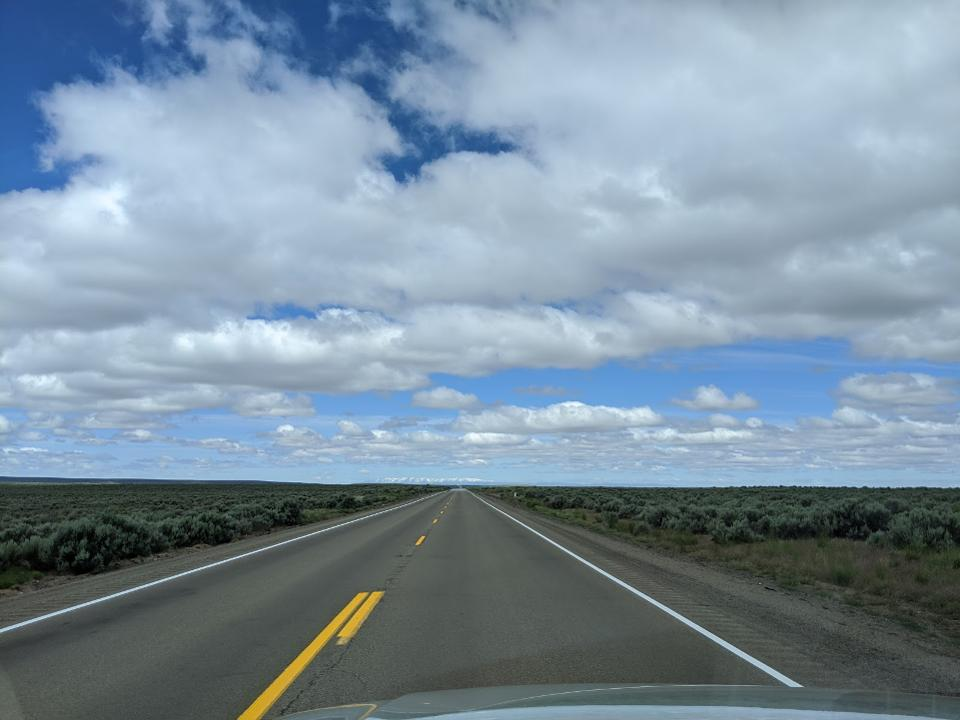
#> input picture test.jpg, 960 x 720 px, given in place of vid4.mp4, which was not available
$ python course.py
#> lines starting #> are read from the running program, lines starting #| are printed output that depends on the picture; after the words box and inside, x2 and y2 are one past the last pixel; in counts of white or black regions, pixels touching at a corner belong together; pictures that were not available may be replaced by others from this repository, and a replacement may not be noted
import cv2
import numpy as np


def make_points(image, line):
    slope, intercept = line
    y1 = int(image.shape[0])  # bottom of the image
    y2 = int(y1 * 3 / 5)  # slightly lower than the middle
    x1 = int((y1 - intercept) / slope)
    x2 = int((y2 - intercept) / slope)
    return [[x1, y1, x2, y2]]


def average_slope_intercept(image, lines):
    left_fit = []
    right_fit = []
    if lines is None:
        return None
    for line in lines:
        for x1, y1, x2, y2 in line:
            fit = np.polyfit((x1, x2), (y1, y2), 1)
            slope = fit[0]
            intercept = fit[1]
            if slope < 0:  # y is reversed in image
                left_fit.append((slope, intercept))
            else:
                right_fit.append((slope, intercept))
    # add more weight to longer lines
    left_fit_average = np.average(left_fit, axis=0)
    right_fit_average = np.average(right_fit, axis=0)
    left_line = make_points(image, left_fit_average)
    right_line = make_points(image, right_fit_average)
    averaged_lines = [left_line, right_line]
    return averaged_lines


def canny(img):
    gray = cv2.cvtColor(img, cv2.COLOR_RGB2GRAY)
    kernel = 5
    blur = cv2.GaussianBlur(gray, (kernel, kernel), 0)
    canny = cv2.Canny(gray, 200, 250)
    return canny


def display_lines(img, lines):
    line_image = np.zeros_like(img)
    if lines is not None:
        for line in lines:
            for x1, y1, x2, y2 in line:
                cv2.line(line_image, (x1, y1), (x2, y2), (255, 0, 0), 10)
    return line_image


def region_of_interest(canny):
    height = canny.shape[0]
    width = canny.shape[1]
    mask = np.zeros_like(canny)

    triangle = np.array([[
        (200, height),
        (550, 250),
        (1100, height), ]], np.int32)

    cv2.fillPoly(mask, triangle, 255)
    masked_image = cv2.bitwise_and(canny, mask)
    return masked_image


# [10 lines of commented-out code are left out]
cap = cv2.VideoCapture("vid4.mp4")
while (cap.isOpened()):
    _, frame = cap.read()
#> frame is the input picture: shape (720, 960, 3); mean B, G, R 158.8, 143.3, 123.8
    frame = cv2.resize(frame, (1280, 720))
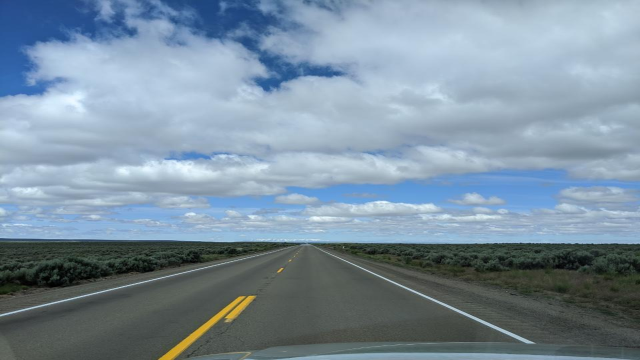
#> frame: shape (720, 1280, 3) (shown at 1/2 size); mean B, G, R 158.8, 143.3, 123.8
    canny_image = canny(frame)
#> in canny, `gray = cv2.cvtColor(img, cv2.COLOR_RGB2GRAY)`:
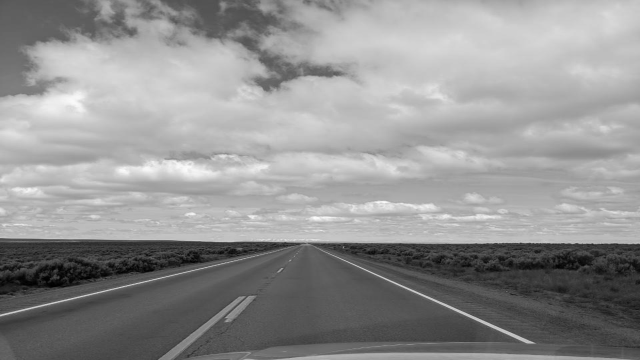
#> gray: shape (720, 1280) (shown at 1/2 size); min 0, max 252, mean 145.7
#> in canny, `canny = cv2.Canny(gray, 200, 250)`:
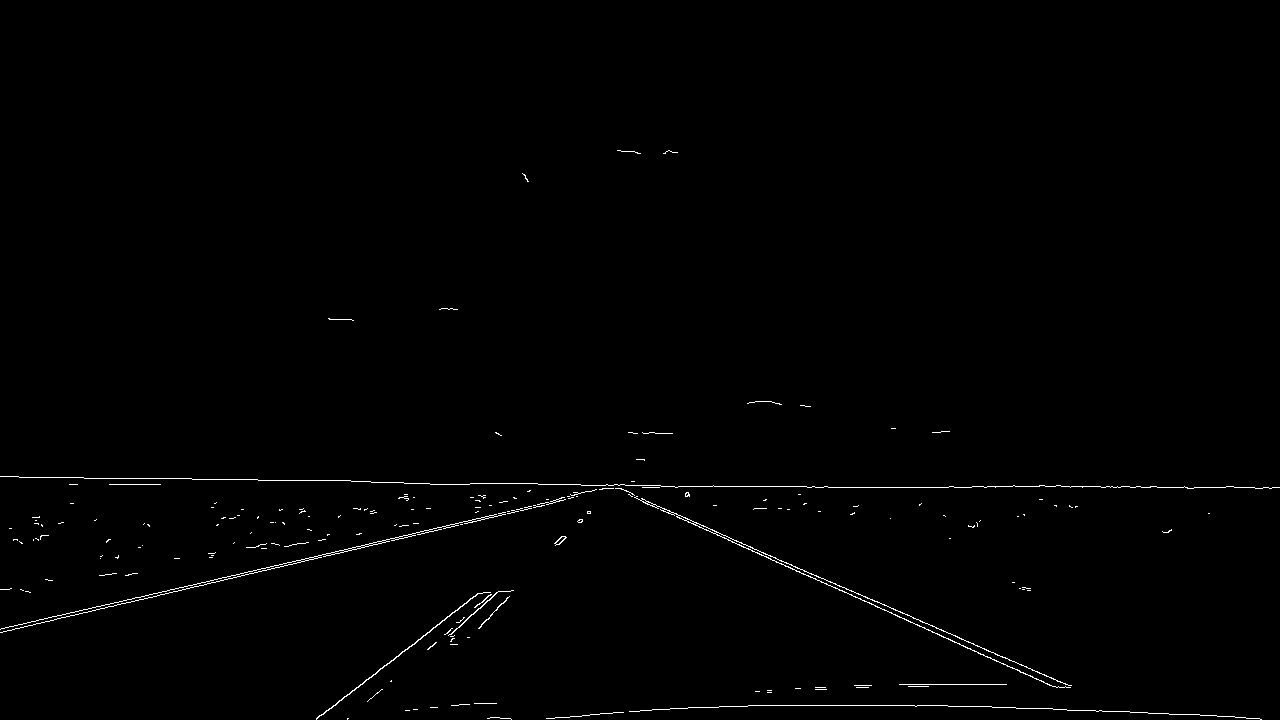
#> canny: shape (720, 1280); 0.67% white in thin lines or dots, all inside (x1, y1, x2, y2) = (0, 150, 1280, 720)
    cropped_canny = region_of_interest(canny_image)
    lines = cv2.HoughLinesP(cropped_canny, 2, np.pi / 180, 100, np.array([]), minLineLength=40, maxLineGap=5)
#> lines = 14 rows, first 6: [761, 552, 943, 630], [713, 533, 976, 651], [323, 554, 558, 499], [476, 483, 580, 484], [323, 556, 559, 501], [748, 705, 947, 705]
    averaged_lines = average_slope_intercept(frame, lines)
#> the loop in average_slope_intercept, `for line in lines:` made 14 passes
#> after the loop in average_slope_intercept, `for line in lines:`: left_fit = [(-0.234, 629.6), (-0.233, 631.3), (-2.72e-16, 705), (-0.778, 964.8), (-0.0796, 761.6), (-0.857, 1019)]; right_fit = [(0.429, 225.9), (0.449, 213.1), (0.00962, 478.4), (0.447, 214.1), (2.9e-16, 486), (1.28e-15, 684), (0.445, 212.6), (0.44, 215.7)]
#> in average_slope_intercept, `left_fit_average = np.average(left_fit, axis=0)`: left_fit_average = [-0.364, 785.2]
#> in average_slope_intercept, `right_fit_average = np.average(right_fit, axis=0)`: right_fit_average = [0.277, 341.2]
#> in make_points, `slope, intercept = line`: slope = -0.364; intercept = 785.2
#> in make_points, `x1 = int((y1 - intercept) / slope)`: x1 = 179
#> in make_points, `x2 = int((y2 - intercept) / slope)`: x2 = 971
#> in average_slope_intercept, `left_line = make_points(image, left_fit_average)`: left_line = [[179, 720, 971, 432]]
#> in average_slope_intercept, `right_line = make_points(image, right_fit_average)`: right_line = [[1365, 720, 327, 432]]
#> in average_slope_intercept, `averaged_lines = [left_line, right_line]`: averaged_lines = [[[179, 720, 971, 432]], [[1365, 720, 327, 432]]]
#> averaged_lines = [[[179, 720, 971, 432]], [[1365, 720, 327, 432]]]
    line_image = display_lines(frame, averaged_lines)
#> the loop in display_lines, `for line in lines:` made 2 passes
    combo_image = cv2.addWeighted(frame, 0.8, line_image, 1, 1)
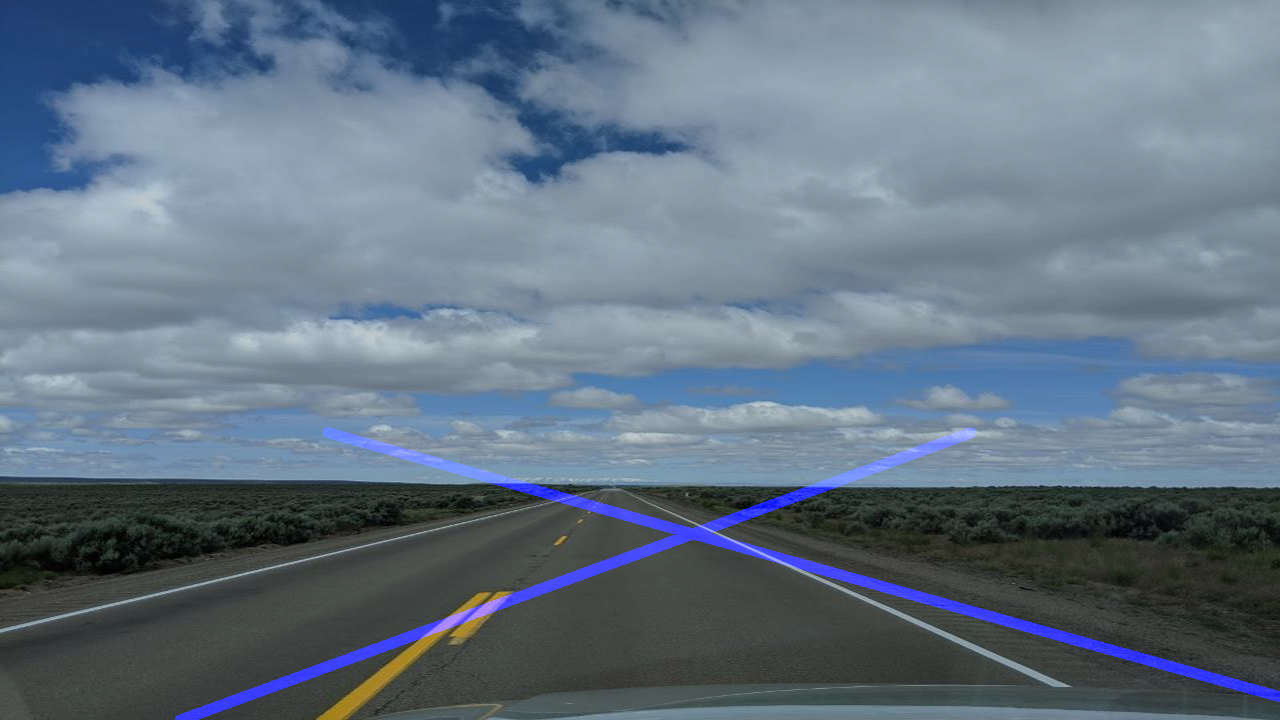
#> combo_image: shape (720, 1280, 3); mean B, G, R 131.8, 115.6, 100
    cv2.imshow("result", combo_image)
    if cv2.waitKey(1) & 0xFF == ord('q'):
#> (key q is pressed here)
        break
cap.release()
cv2.destroyAllWindows()

$ run again, on houghlines3.jpg
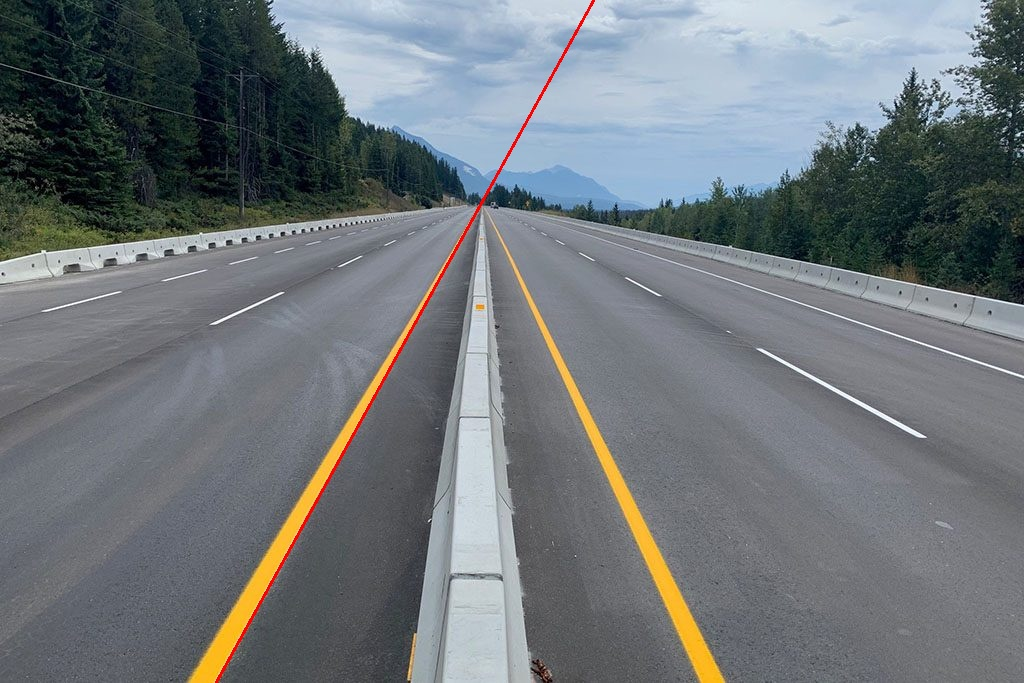
#> input picture houghlines3.jpg, 1024 x 683 px, given in place of vid4.mp4, which was not available
#> frame is the input picture: shape (683, 1024, 3); mean B, G, R 121.9, 117.8, 111.8
#> frame: shape (720, 1280, 3)
#> in canny, `canny = cv2.Canny(gray, 200, 250)`:
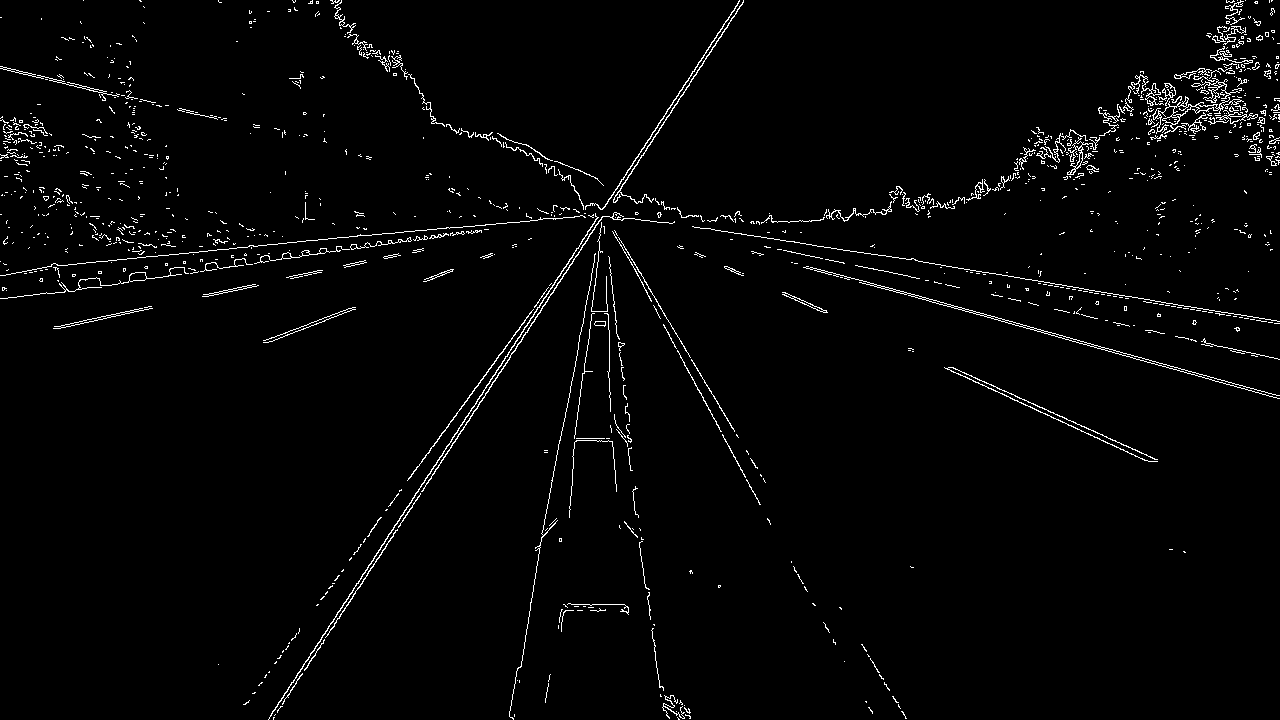
#> canny: shape (720, 1280); 2.2% white in thin lines or dots
#> mask: shape (720, 1280); 23% white; 1 white region, box (x1, y1, x2, y2) and area: (200, 250, 1100, 720) 211775
#> masked_image: shape (720, 1280); 0.47% white in thin lines or dots, all inside (x1, y1, x2, y2) = (243, 264, 914, 720)
#> lines = 19 rows, first 6: [409, 478, 551, 283], [307, 660, 505, 356], [302, 674, 474, 410], [445, 456, 569, 266], [509, 711, 517, 668], [539, 548, 590, 284]
#> the loop in average_slope_intercept, `for line in lines:` made 19 passes
#> after the loop in average_slope_intercept, `for line in lines:`: left_fit = [(-1.37, 1039.7), (-1.54, 1131.4), (-1.53, 1137.5), (-1.53, 1137.9), (-5.38, 3446.9), (-5.18, 3338.1), (-1.54, 1132.3), (-1.38, 1042.6), (-1.5, 1113), (-8.3, 5203.6), (-1.31, 1017.1), (-9.33, 5832), (-1.57, 1148.5), (-6.17, 3878.8)]; right_fit = [(1.87, -913.5), (7.37, -4180.5), (6.57, -3657.1), (1.89, -929.7), (1.67, -793)]
#> left_fit_average = [-3.4, 2257.1]
#> right_fit_average = [3.87, -2094.8]
#> slope = -3.4; intercept = 2257.1
#> x1 = 451
#> x2 = 536
#> left_line = [[451, 720, 536, 432]]
#> right_line = [[726, 720, 652, 432]]
#> in average_slope_intercept, `averaged_lines = [left_line, right_line]`: averaged_lines = [[[451, 720, 536, 432]], [[726, 720, 652, 432]]]
#> the loop in display_lines, `for line in lines:` made 2 passes
#> `combo_image = cv2.addWeighted(frame, 0.8, line_image, 1, 1)`:
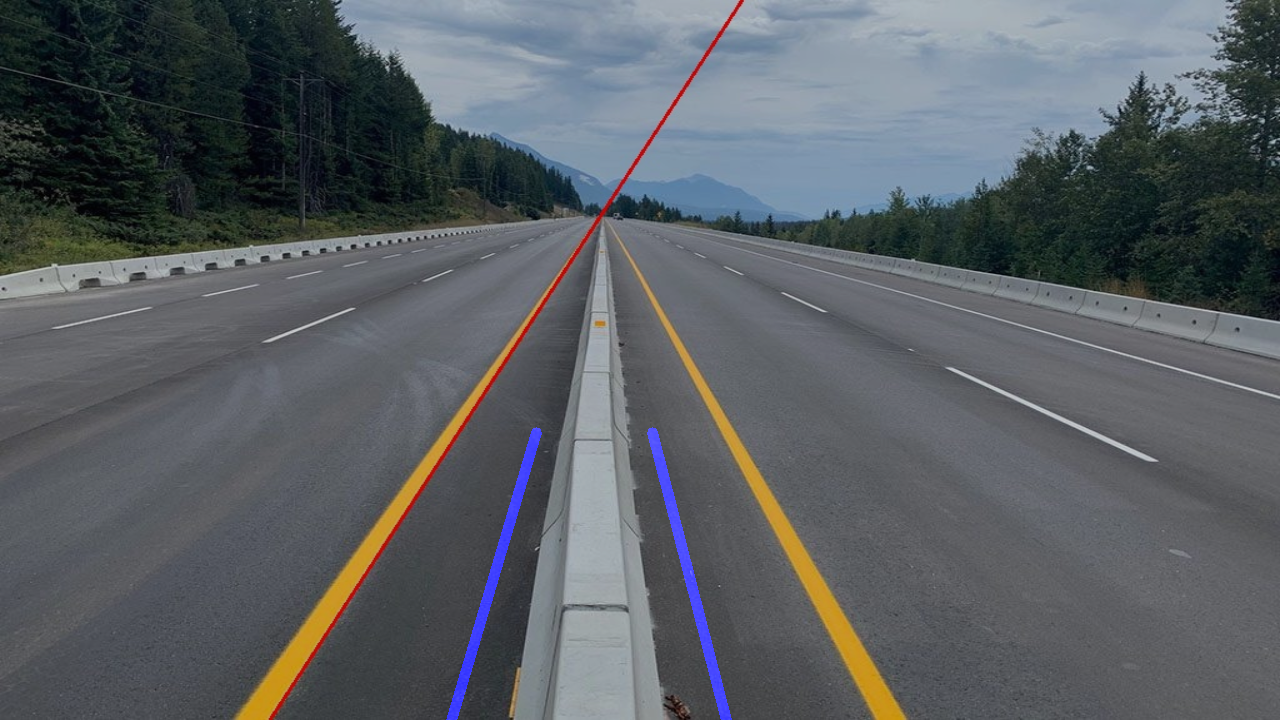
#> combo_image: shape (720, 1280, 3); mean B, G, R 99.7, 95.2, 90.3
